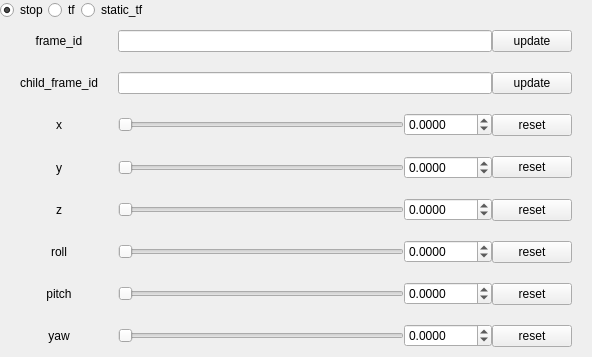
<?xml version="1.0" encoding="UTF-8"?>
<ui version="4.0">
 <class>TFBroadcasterWidget</class>
 <widget class="QWidget" name="TFBroadcasterWidget">
  <property name="geometry">
   <rect>
    <x>0</x>
    <y>0</y>
    <width>592</width>
    <height>357</height>
   </rect>
  </property>
  <property name="sizePolicy">
   <sizepolicy hsizetype="Expanding" vsizetype="Expanding">
    <horstretch>0</horstretch>
    <verstretch>0</verstretch>
   </sizepolicy>
  </property>
  <property name="acceptDrops">
   <bool>true</bool>
  </property>
  <property name="windowTitle">
   <string>TFBroadcaster</string>
  </property>
  <layout class="QVBoxLayout" name="verticalLayout">
   <property name="spacing">
    <number>0</number>
   </property>
   <property name="leftMargin">
    <number>0</number>
   </property>
   <property name="topMargin">
    <number>0</number>
   </property>
   <property name="rightMargin">
    <number>0</number>
   </property>
   <property name="bottomMargin">
    <number>0</number>
   </property>
   <item>
    <layout class="QVBoxLayout" name="verticalLayout_2">
     <item>
      <layout class="QHBoxLayout" name="horizontalLayout_6">
       <item>
        <widget class="QRadioButton" name="qt_stop_radiobtn">
         <property name="text">
          <string>stop</string>
         </property>
         <property name="checked">
          <bool>true</bool>
         </property>
        </widget>
       </item>
       <item>
        <widget class="QRadioButton" name="qt_tf_radiobtn">
         <property name="text">
          <string>tf</string>
         </property>
        </widget>
       </item>
       <item>
        <widget class="QRadioButton" name="qt_static_tf_radiobtn">
         <property name="text">
          <string>static_tf</string>
         </property>
        </widget>
       </item>
       <item>
        <spacer name="horizontalSpacer">
         <property name="orientation">
          <enum>Qt::Horizontal</enum>
         </property>
         <property name="sizeHint" stdset="0">
          <size>
           <width>40</width>
           <height>20</height>
          </size>
         </property>
        </spacer>
       </item>
      </layout>
     </item>
     <item>
      <layout class="QHBoxLayout" name="horizontalLayout">
       <item>
        <spacer name="verticalSpacer_2">
         <property name="orientation">
          <enum>Qt::Vertical</enum>
         </property>
         <property name="sizeHint" stdset="0">
          <size>
           <width>20</width>
           <height>40</height>
          </size>
         </property>
        </spacer>
       </item>
       <item>
        <layout class="QGridLayout" name="gridLayout">
         <item row="4" column="1">
          <spacer name="verticalSpacer_9">
           <property name="orientation">
            <enum>Qt::Vertical</enum>
           </property>
           <property name="sizeHint" stdset="0">
            <size>
             <width>20</width>
             <height>40</height>
            </size>
           </property>
          </spacer>
         </item>
         <item row="8" column="0">
          <widget class="QLabel" name="label_2">
           <property name="text">
            <string>yaw</string>
           </property>
           <property name="alignment">
            <set>Qt::AlignCenter</set>
           </property>
          </widget>
         </item>
         <item row="0" column="0">
          <widget class="QLabel" name="label">
           <property name="text">
            <string>frame_id</string>
           </property>
           <property name="alignment">
            <set>Qt::AlignCenter</set>
           </property>
          </widget>
         </item>
         <item row="6" column="0">
          <widget class="QLabel" name="label_4">
           <property name="text">
            <string>roll</string>
           </property>
           <property name="alignment">
            <set>Qt::AlignCenter</set>
           </property>
          </widget>
         </item>
         <item row="7" column="0">
          <widget class="QLabel" name="label_5">
           <property name="text">
            <string>pitch</string>
           </property>
           <property name="alignment">
            <set>Qt::AlignCenter</set>
           </property>
          </widget>
         </item>
         <item row="8" column="2">
          <layout class="QHBoxLayout" name="horizontalLayout_4">
           <item>
            <widget class="QSlider" name="qt_yaw_slider">
             <property name="maximum">
              <number>100000</number>
             </property>
             <property name="singleStep">
              <number>1</number>
             </property>
             <property name="pageStep">
              <number>10</number>
             </property>
             <property name="orientation">
              <enum>Qt::Horizontal</enum>
             </property>
            </widget>
           </item>
           <item>
            <widget class="QDoubleSpinBox" name="qt_yaw_spinbox">
             <property name="decimals">
              <number>4</number>
             </property>
             <property name="minimum">
              <double>-1000.000000000000000</double>
             </property>
             <property name="maximum">
              <double>1000.000000000000000</double>
             </property>
             <property name="singleStep">
              <double>0.000100000000000</double>
             </property>
            </widget>
           </item>
           <item>
            <widget class="QPushButton" name="qt_yaw_btn">
             <property name="text">
              <string>reset</string>
             </property>
            </widget>
           </item>
          </layout>
         </item>
         <item row="6" column="2">
          <layout class="QHBoxLayout" name="horizontalLayout_2">
           <item>
            <widget class="QSlider" name="qt_roll_slider">
             <property name="maximum">
              <number>100000</number>
             </property>
             <property name="pageStep">
              <number>10</number>
             </property>
             <property name="orientation">
              <enum>Qt::Horizontal</enum>
             </property>
            </widget>
           </item>
           <item>
            <widget class="QDoubleSpinBox" name="qt_roll_spinbox">
             <property name="decimals">
              <number>4</number>
             </property>
             <property name="minimum">
              <double>-1000.000000000000000</double>
             </property>
             <property name="maximum">
              <double>1000.000000000000000</double>
             </property>
             <property name="singleStep">
              <double>0.000100000000000</double>
             </property>
            </widget>
           </item>
           <item>
            <widget class="QPushButton" name="qt_roll_btn">
             <property name="text">
              <string>reset</string>
             </property>
            </widget>
           </item>
          </layout>
         </item>
         <item row="7" column="2">
          <layout class="QHBoxLayout" name="horizontalLayout_3">
           <item>
            <widget class="QSlider" name="qt_pitch_slider">
             <property name="maximum">
              <number>100000</number>
             </property>
             <property name="pageStep">
              <number>10</number>
             </property>
             <property name="orientation">
              <enum>Qt::Horizontal</enum>
             </property>
            </widget>
           </item>
           <item>
            <widget class="QDoubleSpinBox" name="qt_pitch_spinbox">
             <property name="decimals">
              <number>4</number>
             </property>
             <property name="minimum">
              <double>-1000.000000000000000</double>
             </property>
             <property name="maximum">
              <double>1000.000000000000000</double>
             </property>
             <property name="singleStep">
              <double>0.000100000000000</double>
             </property>
            </widget>
           </item>
           <item>
            <widget class="QPushButton" name="qt_pitch_btn">
             <property name="text">
              <string>reset</string>
             </property>
            </widget>
           </item>
          </layout>
         </item>
         <item row="2" column="0">
          <widget class="QLabel" name="label_3">
           <property name="text">
            <string>child_frame_id</string>
           </property>
           <property name="alignment">
            <set>Qt::AlignCenter</set>
           </property>
          </widget>
         </item>
         <item row="2" column="1">
          <spacer name="verticalSpacer_3">
           <property name="orientation">
            <enum>Qt::Vertical</enum>
           </property>
           <property name="sizeHint" stdset="0">
            <size>
             <width>20</width>
             <height>40</height>
            </size>
           </property>
          </spacer>
         </item>
         <item row="0" column="1">
          <spacer name="verticalSpacer_4">
           <property name="orientation">
            <enum>Qt::Vertical</enum>
           </property>
           <property name="sizeHint" stdset="0">
            <size>
             <width>20</width>
             <height>40</height>
            </size>
           </property>
          </spacer>
         </item>
         <item row="6" column="1">
          <spacer name="verticalSpacer_5">
           <property name="orientation">
            <enum>Qt::Vertical</enum>
           </property>
           <property name="sizeHint" stdset="0">
            <size>
             <width>20</width>
             <height>40</height>
            </size>
           </property>
          </spacer>
         </item>
         <item row="7" column="1">
          <spacer name="verticalSpacer_6">
           <property name="orientation">
            <enum>Qt::Vertical</enum>
           </property>
           <property name="sizeHint" stdset="0">
            <size>
             <width>20</width>
             <height>40</height>
            </size>
           </property>
          </spacer>
         </item>
         <item row="8" column="1">
          <spacer name="verticalSpacer_7">
           <property name="orientation">
            <enum>Qt::Vertical</enum>
           </property>
           <property name="sizeHint" stdset="0">
            <size>
             <width>20</width>
             <height>40</height>
            </size>
           </property>
          </spacer>
         </item>
         <item row="0" column="2">
          <layout class="QHBoxLayout" name="horizontalLayout_7">
           <item>
            <widget class="QLineEdit" name="qt_frame_id_lineedit"/>
           </item>
           <item>
            <widget class="QPushButton" name="qt_frame_id_update_btn">
             <property name="text">
              <string>update</string>
             </property>
            </widget>
           </item>
          </layout>
         </item>
         <item row="2" column="2">
          <layout class="QHBoxLayout" name="horizontalLayout_8">
           <item>
            <widget class="QLineEdit" name="qt_child_frame_id_lineedit"/>
           </item>
           <item>
            <widget class="QPushButton" name="qt_child_frame_id_update_btn">
             <property name="text">
              <string>update</string>
             </property>
            </widget>
           </item>
          </layout>
         </item>
         <item row="4" column="2">
          <layout class="QHBoxLayout" name="horizontalLayout_9">
           <item>
            <widget class="QSlider" name="qt_y_slider">
             <property name="maximum">
              <number>100000</number>
             </property>
             <property name="orientation">
              <enum>Qt::Horizontal</enum>
             </property>
            </widget>
           </item>
           <item>
            <widget class="QDoubleSpinBox" name="qt_y_spinbox">
             <property name="decimals">
              <number>4</number>
             </property>
             <property name="minimum">
              <double>-1000.000000000000000</double>
             </property>
             <property name="maximum">
              <double>1000.000000000000000</double>
             </property>
             <property name="singleStep">
              <double>0.000100000000000</double>
             </property>
            </widget>
           </item>
           <item>
            <widget class="QPushButton" name="qt_y_btn">
             <property name="text">
              <string>reset</string>
             </property>
            </widget>
           </item>
          </layout>
         </item>
         <item row="5" column="0">
          <widget class="QLabel" name="label_8">
           <property name="text">
            <string>z</string>
           </property>
           <property name="alignment">
            <set>Qt::AlignCenter</set>
           </property>
          </widget>
         </item>
         <item row="3" column="1">
          <spacer name="verticalSpacer_8">
           <property name="orientation">
            <enum>Qt::Vertical</enum>
           </property>
           <property name="sizeHint" stdset="0">
            <size>
             <width>20</width>
             <height>40</height>
            </size>
           </property>
          </spacer>
         </item>
         <item row="3" column="2">
          <layout class="QHBoxLayout" name="horizontalLayout_5">
           <item>
            <widget class="QSlider" name="qt_x_slider">
             <property name="maximum">
              <number>100000</number>
             </property>
             <property name="orientation">
              <enum>Qt::Horizontal</enum>
             </property>
            </widget>
           </item>
           <item>
            <widget class="QDoubleSpinBox" name="qt_x_spinbox">
             <property name="decimals">
              <number>4</number>
             </property>
             <property name="minimum">
              <double>-1000.000000000000000</double>
             </property>
             <property name="maximum">
              <double>1000.000000000000000</double>
             </property>
             <property name="singleStep">
              <double>0.000100000000000</double>
             </property>
            </widget>
           </item>
           <item>
            <widget class="QPushButton" name="qt_x_btn">
             <property name="text">
              <string>reset</string>
             </property>
            </widget>
           </item>
          </layout>
         </item>
         <item row="5" column="1">
          <spacer name="verticalSpacer_10">
           <property name="orientation">
            <enum>Qt::Vertical</enum>
           </property>
           <property name="sizeHint" stdset="0">
            <size>
             <width>20</width>
             <height>40</height>
            </size>
           </property>
          </spacer>
         </item>
         <item row="4" column="0">
          <widget class="QLabel" name="label_7">
           <property name="text">
            <string>y</string>
           </property>
           <property name="alignment">
            <set>Qt::AlignCenter</set>
           </property>
          </widget>
         </item>
         <item row="3" column="0">
          <widget class="QLabel" name="label_6">
           <property name="text">
            <string>x</string>
           </property>
           <property name="alignment">
            <set>Qt::AlignCenter</set>
           </property>
          </widget>
         </item>
         <item row="5" column="2">
          <layout class="QHBoxLayout" name="horizontalLayout_10">
           <item>
            <widget class="QSlider" name="qt_z_slider">
             <property name="maximum">
              <number>100000</number>
             </property>
             <property name="orientation">
              <enum>Qt::Horizontal</enum>
             </property>
            </widget>
           </item>
           <item>
            <widget class="QDoubleSpinBox" name="qt_z_spinbox">
             <property name="decimals">
              <number>4</number>
             </property>
             <property name="minimum">
              <double>-1000.000000000000000</double>
             </property>
             <property name="maximum">
              <double>1000.000000000000000</double>
             </property>
             <property name="singleStep">
              <double>0.000100000000000</double>
             </property>
            </widget>
           </item>
           <item>
            <widget class="QPushButton" name="qt_z_btn">
             <property name="text">
              <string>reset</string>
             </property>
            </widget>
           </item>
          </layout>
         </item>
        </layout>
       </item>
       <item>
        <spacer name="verticalSpacer">
         <property name="orientation">
          <enum>Qt::Vertical</enum>
         </property>
         <property name="sizeHint" stdset="0">
          <size>
           <width>20</width>
           <height>40</height>
          </size>
         </property>
        </spacer>
       </item>
      </layout>
     </item>
    </layout>
   </item>
  </layout>
 </widget>
 <resources/>
 <connections/>
</ui>
